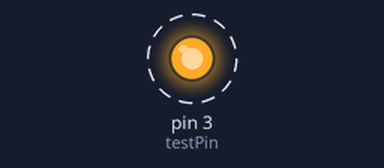
The sketch below on a simulated Arduino Uno, built with avr-gcc and run on an emulated ATmega328P. On the bench: output pins drawn as LEDs (lit = HIGH). Dashed ring = blinking.

Above: at 0.12 s.
Timing chart, 0 to 3.0 s (numbered marks = the images above):
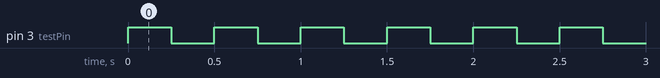

Measured:
- by itself, pin 3 (testPin): alternates HIGH for 0.25 s and LOW for 0.25 s

The sketch:

test_magnetics.ino
```cpp
#define M1 3
#define M2 5
#define M3 6
#define M4 2
#define M5 4
#define M6 7
#define M7 8

#define L1 9
#define L2 10
#define L3 11
#define L4 12
#define L5 13
#define L6 13

int testPin = M1; // pin to test
int delayTime = 250; // ms

void setup() {
  pinMode(testPin, OUTPUT);

}

void loop() {
  digitalWrite(testPin, HIGH);
  delay(delayTime);
  digitalWrite(testPin, LOW);
  delay(delayTime);
}
```
